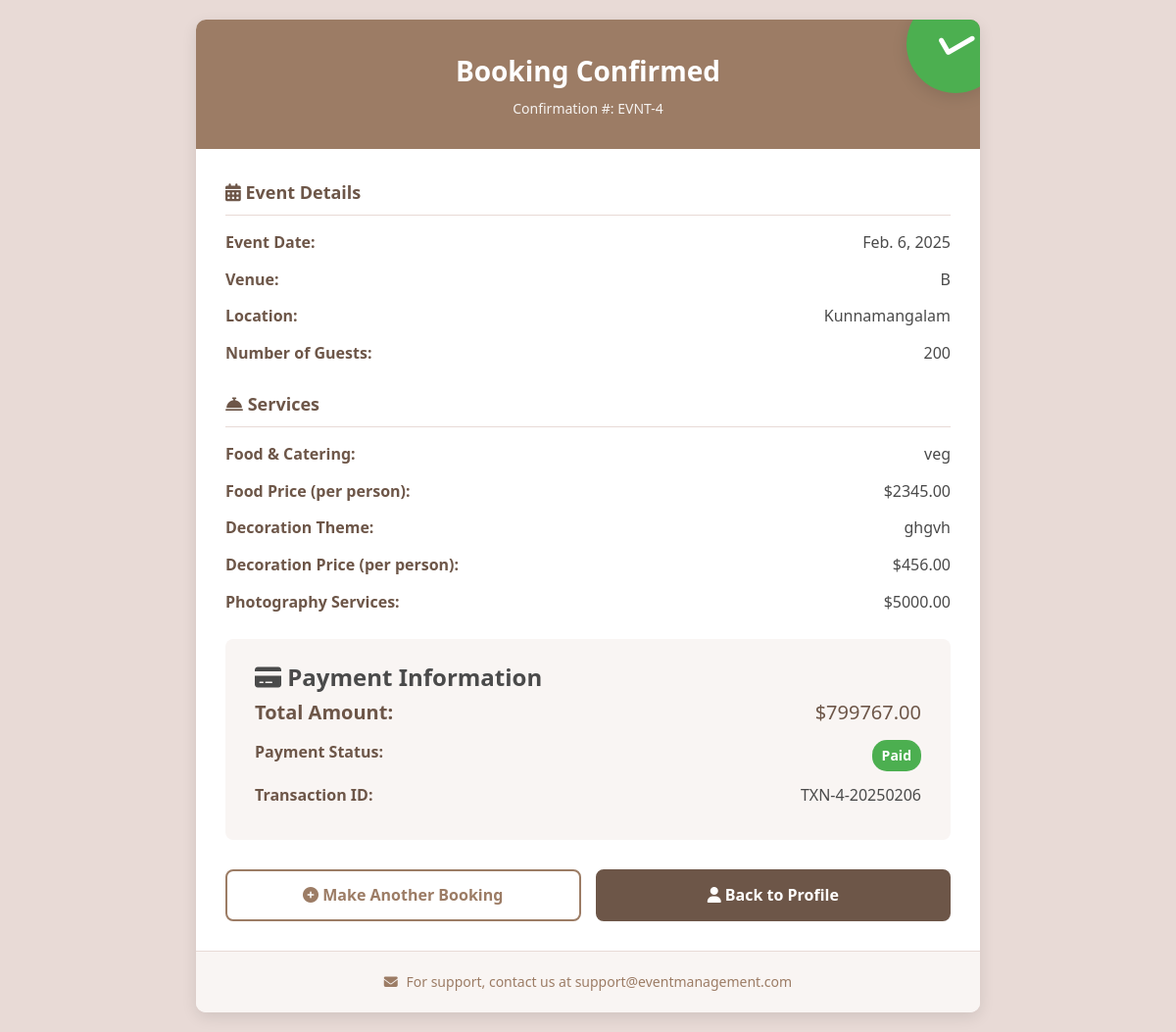
The page /booking_view (signed in) on the database as committed earlier.
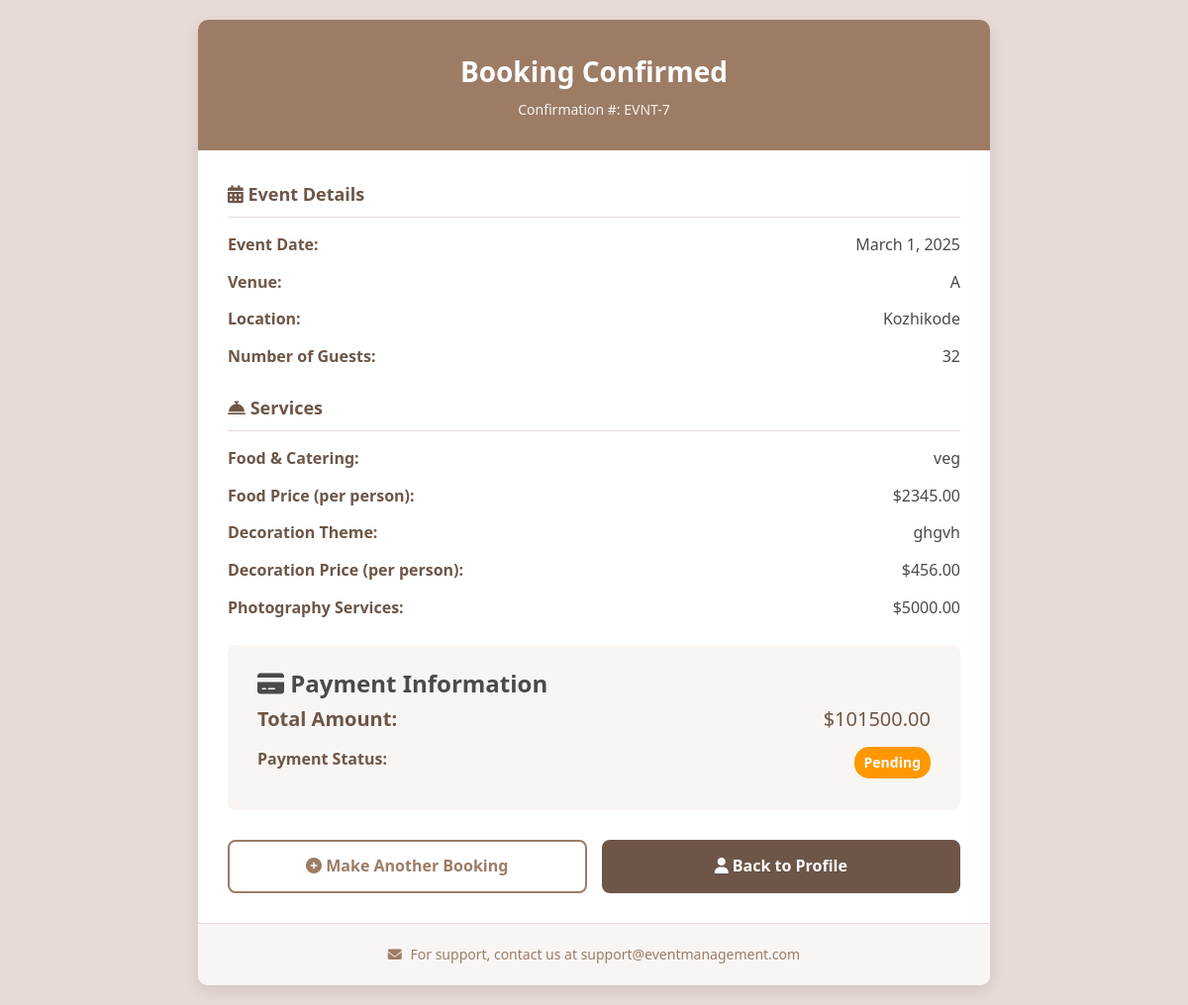
The same page on the database as committed later.
### app/models.py (models this page shows)
class Bookings(models.Model):
    event_date=models.DateField(null=True)
    event_status=models.CharField(max_length=100,default='Pending')
    user_id=models.ForeignKey(User,on_delete=models.CASCADE)
    hall_id=models.ForeignKey(Halls,on_delete=models.CASCADE)
    booking_date=models.DateField(auto_now_add=True)
    payment_status=models.CharField(max_length=100,default='Pending')
    photography=models.CharField(max_length=100,null=True,blank=True)
    no_of_persons=models.IntegerField(null=True,blank=True)
    food_value=models.BooleanField(null=True,blank=True)
    food=models.ForeignKey(Food,on_delete=models.CASCADE)
    decoration_value=models.BooleanField(null=True,blank=True)
    decoration=models.ForeignKey(Decoration,on_delete=models.CASCADE)
    photography_cost=models.DecimalField(max_digits=10,decimal_places=2)
    total_payment=models.DecimalField(max_digits=10,decimal_places=2)

class Halls(models.Model):
    name=models.CharField(max_length=100)
    location=models.CharField(max_length=200)
    capacity=models.IntegerField()
    price_per_day=models.DecimalField(max_digits=10,decimal_places=2)
    photo_url=models.ImageField(upload_to='images/')
    description=models.TextField(blank=True,null=True)

class Food(models.Model):
    food_name=models.CharField(max_length=100,null=True)
    food_image=models.ImageField(upload_to='images/')
    food_price=models.DecimalField(max_digits=10,decimal_places=2)

class Decoration(models.Model):
    decoration_name=models.CharField(max_length=100,null=True)
    decoration_image=models.ImageField(upload_to='images/')
    decoration_price=(models.DecimalField(max_digits=10,decimal_places=2))

### app/views.py (the view)
# urls.py: path('booking_view',views.booking_view,name='booking_view'),
@login_required(login_url='login')
def booking_view(request):
    booking = Bookings.objects.filter(user_id=request.user).order_by('-id').first()
    if not booking:
        messages.error(request, "No booking found.")
        return redirect('booking_page')
    context = {
        'booking': booking
    }
    return render(request, 'booking_view.html', context)

### templates/booking_view.html (shortened to what the changed rows need)
<!DOCTYPE html>
<html lang="en">
<head>
    <link rel="stylesheet" href="https://cdnjs.cloudflare.com/ajax/libs/font-awesome/6.4.0/css/all.min.css">
</head>
<body>
    <div class="container">
        <div class="header">
            <h1>Booking Confirmed</h1>
            <div class="confirmation-number">Confirmation #: EVNT-{{ booking.id }}</div>
            {% if booking.payment_status == 'Completed' %}
            <div class="success-badge">
                <i class="fas fa-check"></i>
            </div>
            {% endif %}
        </div>
        <div class="booking-details">
            <div class="detail-section">
                <h2><i class="fas fa-calendar-alt"></i> Event Details</h2>
                <div class="detail-row">
                    <span class="detail-label">Event Date:</span>
                    <span class="detail-value">{{ booking.event_date }}</span>
                </div>
                <div class="detail-row">
                    <span class="detail-label">Venue:</span>
                    <span class="detail-value">{{ booking.hall_id.name }}</span>
                </div>
                <div class="detail-row">
                    <span class="detail-label">Location:</span>
                    <span class="detail-value">{{ booking.hall_id.location }}</span>
                </div>
                <div class="detail-row">
                    <span class="detail-label">Number of Guests:</span>
                    <span class="detail-value">{{ booking.no_of_persons }}</span>
                </div>
            </div>
            <div class="detail-section">
                <h2><i class="fas fa-concierge-bell"></i> Services</h2>
                {% if booking.food %}
                <div class="detail-row">
                    <span class="detail-label">Food & Catering:</span>
                    <span class="detail-value">{{ booking.food.food_name }}</span>
                </div>
                <div class="detail-row">
                    <span class="detail-label">Food Price (per person):</span>
                    <span class="detail-value">${{ booking.food.food_price }}</span>
                </div>
                {% endif %}
                {% if booking.decoration %}
                <div class="detail-row">
                    <span class="detail-label">Decoration Theme:</span>
                    <span class="detail-value">{{ booking.decoration.decoration_name }}</span>
                </div>
                <div class="detail-row">
                    <span class="detail-label">Decoration Price (per person):</span>
                    <span class="detail-value">${{ booking.decoration.decoration_price }}</span>
                </div>
                {% endif %}
                <div class="detail-row">
                    <span class="detail-label">Photography Services:</span>
                    <span class="detail-value">${{ booking.photography_cost }}</span>
                </div>
            </div>
            <div class="payment-section">
                <h2><i class="fas fa-credit-card"></i> Payment Information</h2>
                <div class="detail-row total-row">
                    <span class="detail-label">Total Amount:</span>
                    <span class="detail-value">${{ booking.total_payment }}</span>
                </div>
                <div class="detail-row">
                    <span class="detail-value">
                        {% if booking.payment_status == 'Completed' %}
                        <span class="status-badge status-completed">Paid</span>
                        {% else %}
                        <span class="status-badge status-pending">Pending</span>
                        {% endif %}
                    </span>
                </div>
                <form action="{% url 'stripe_payments' id=booking.id %}">
                    {% if booking.event_status == 'Accept' and booking.payment_status == 'Pending' %}
                    <button type="submit" class="payment-button">
                        <i class="fas fa-lock"></i> Proceed to Payment
                    </button>
                    {% elif booking.payment_status == 'Completed' %}
                    <div class="detail-row">
                        <span class="detail-label">Transaction ID:</span>
                        <span class="detail-value">TXN-{{ booking.id }}-{{ booking.event_date|date:"Ymd" }}</span>
                    </div>
                    {% endif %}
                </form>
            </div>
        </div>
    </div>
</body>
</html>

Rows that differ between the two databases and show on the page:
no longer on this page (row unchanged): Bookings: id "4", event_date "Feb. 6, 2025", hall_id.name "B", hall_id.location "Kunnamangalam", no_of_persons "200", food.food_name "veg", food.food_price "2345.00", decoration.decoration_name "ghgvh", decoration.decoration_price "456.00", photography_cost "5000.00", total_payment "799767.00", event_date "20250206"
added Bookings: id "7", event_date "March 1, 2025", hall_id.name "A", hall_id.location "Kozhikode", no_of_persons "32", food.food_name "veg", food.food_price "2345.00", decoration.decoration_name "ghgvh", decoration.decoration_price "456.00", photography_cost "5000.00", total_payment "101500.00"
Other text that changed with them:
text no longer shown: "Paid Transaction ID: TXN- -"
text now shown: "Pending"
